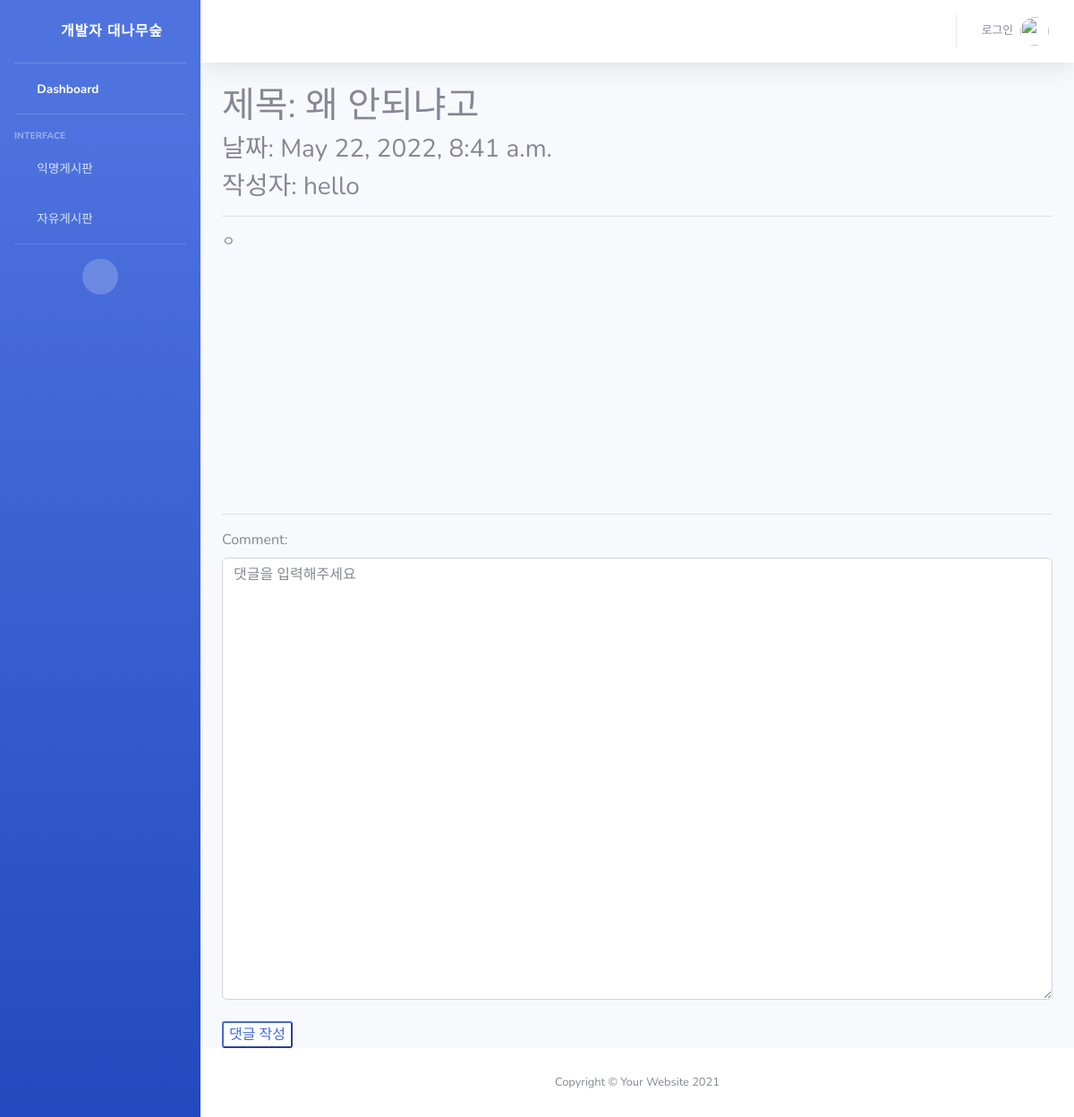
Page /freedetail/9 on the committed database.
### snsapp/models.py (models this page shows, shortened)
class FreePost(models.Model):
  title = models.CharField(max_length=200)
  body = models.TextField()
  date = models.DateTimeField(auto_now_add=True)
  author = models.ForeignKey(User, null=True, blank=True, on_delete=models.CASCADE)

### snsapp/views.py (the view)
# urls.py: path('freedetail/<int:post_id>', views.freedetail, name='freedetail'),
def freedetail(request, post_id):
  post_detail = get_object_or_404(FreePost, pk=post_id)
  comment_form = FreeCommentForm()
  return render(request, 'free_detail.html',
    {'post_detail':post_detail, 'comment_form':comment_form})

### snsapp/forms.py
class FreeCommentForm(forms.ModelForm):
  class Meta:
    model = FreeComment
    fields = ['comment']
  def __init__(self, *args, **kwargs):
    super(FreeCommentForm, self).__init__(*args, **kwargs)
    self.fields['comment'].widget.attrs = {
      'class': 'form-control',
      'placeholder': '댓글을 입력해주세요',
      'rows': 20
    }

### snsapp/templates/free_detail.html (shortened to what this page needs)
{% extends 'base.html' %}
{% block content %}
<h1>제목: {{ post_detail.title }}</h1>
<h3>날짜: {{ post_detail.date }}</h3>
<h3>작성자: {{ post_detail.author.username }}</h3>
<hr>
<p id="post-body">
  {{ post_detail.body }}
</p>
<hr>
<form action="{% url 'new_freecomment' post_detail.id %}" method="POST">
  {{ comment_form }}
  <br>
  <input id="sbm" type="submit" value="댓글 작성">
</form>
{% endblock %}

### snsapp/templates/free_detail.html (style rules this page uses)
#sbm { border-color: royalblue; border-radius: 3px; color: royalblue; background-color: white; }
#post-body { height: 300px; }

### rows in the picture
FreePost: title "왜 안되냐고", date "May 22, 2022, 8:41 a.m.", author.username "hello", body "ㅇ"
